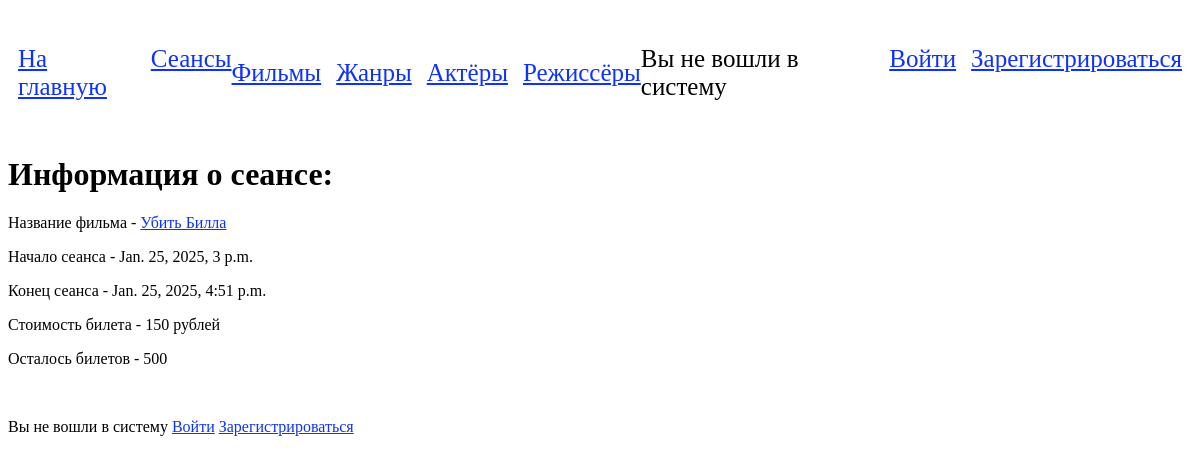
/session_detail/3/, run on an earlier commit of the app's database.
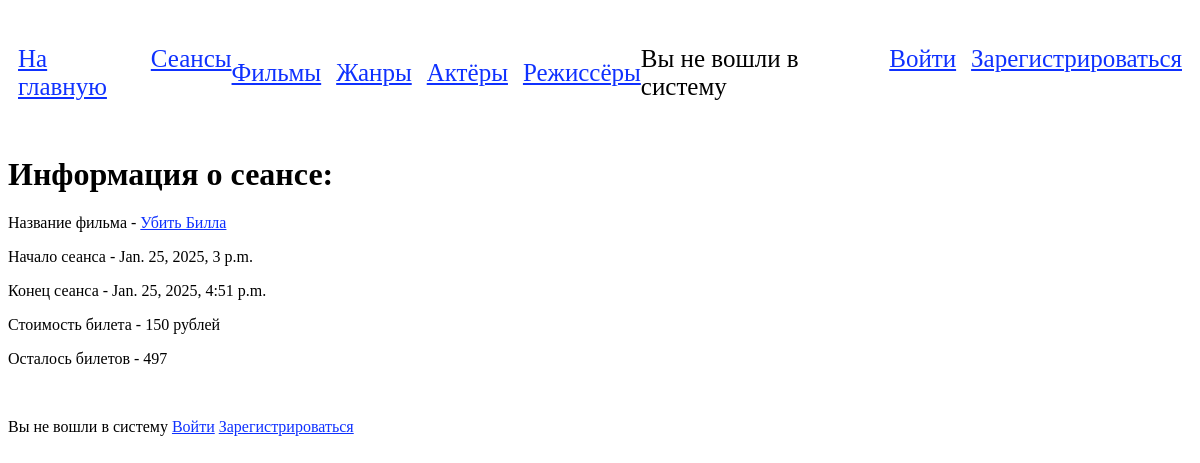
And on a later commit of the database.
### app/models.py (models this page shows, shortened)
class Session(models.Model):
    film = models.ForeignKey(Film, on_delete=models.CASCADE)
    start_time = models.DateTimeField()
    end_time = models.DateTimeField()
    ticket_price = models.IntegerField(default=300)
    tickets_total = models.IntegerField(default=500)
    tickets_sold = models.IntegerField(default=0)

class Film(models.Model):
    name = models.CharField(max_length=100)
    description = models.CharField(max_length=500, null=True)
    release_date = models.DateField()
    director = models.ManyToManyField(Director, related_name='directed_films')
    genre = models.ManyToManyField(Genre)
    actors = models.ManyToManyField(Actor, related_name='acted_films')
    duration = models.IntegerField()  # minutes
    def __str__(self):
        return self.name

### app/views.py (the view)
# urls.py: path('session_detail/<int:session_id>/', views.session_detail, name='session_detail'),
def session_detail(request, session_id):
    session = get_object_or_404(Session, pk=session_id)
    return render(request, 'cinema/session_detail.html', {'session': session})

### templates/cinema/session_detail.html (shortened to what this page needs)
{% extends 'cinema/base.html' %}
{% load static %}
{% block content %}
    <h1>Информация о сеансе:</h1>
    <p>Название фильма - <a href="{% url 'film_detail' session.film.id %}">{{ session.film.name }}</a></p>
    <p>Начало сеанса - {{ session.start_time }}</p>
    <p>Конец сеанса - {{ session.end_time }}</p>
    <p>Стоимость билета - {{ session.ticket_price }} рублей<p>
    {% if session.tickets_total > 0 %}
        <p>Осталось билетов - {{ session.tickets_total }}</p> <br>
        {% if user.is_authenticated %}
            <form action="{% url 'purchase_ticket' session.id %}" method="post">
                {% csrf_token %}
                <button type="submit">Купить билет</button>
            </form>
            {% else %}
                <p>Вы не вошли в систему
                    <a href="{% url 'login' %}">Войти</a>
                    <a href="{% url 'registration' %}">Зарегистрироваться</a>
                </p>
        {% endif %}
        {% else %}
            <p>К сожалению, билетов не осталось.</p>
    {% endif %}
{% endblock %}

### templates/cinema/base.html (shortened to what this page needs)
<!DOCTYPE html>
<html lang="en">
<head>
    {% load static %}
    <link rel="stylesheet" href="{% static 'css/styles.css' %}">
    {% load static %}
</head>
<body>
    {% if not request.path == '/login/' and not request.path == '/registration/' %}
    <header style="display: flex; flex-direction: row; justify-content: space-between; align-items: center; margin: 20px 10px 30px;">
        <div style="display: flex; flex-direction: row; gap: 15px; font-size: 25px">
            <p><a href="{% url '' %}">На главную</a></p>
            <p><a href="{% url 'sessions' %}">Сеансы</a></p>
        </div>
        <div style="display: flex; flex-direction: row; gap: 15px; font-size: 25px">
            <p><a href="{% url 'films' %}">Фильмы</a></p>
            <p><a href="{% url 'genres' %}">Жанры</a></p>
            <p><a href="{% url 'actors' %}">Актёры</a></p>
            <p><a href="{% url 'directors' %}">Режиссёры</a></p>
        </div>
        <div style="display: flex; flex-direction: row; gap: 15px; font-size: 25px">
            {% if user.is_authenticated %}
                <a href="{% url 'my_tickets' user.id %}">Мои билеты</a>
                <form action="{% url 'logout' %}" method="post" style="display:inline;">
                    {% csrf_token %}
                    <button type="submit" class="logout-button">Выйти</button>
                </form>
                {% else %}
                    <p>Вы не вошли в систему</p>
                    <p><a href="{% url 'login' %}">Войти</a></p>
                    <p><a href="{% url 'registration' %}">Зарегистрироваться</a></p>
            {% endif %}
        </div>
    </header>
    {% endif %}
    <main>
        {% block content %}
        {% endblock %}
    </main>
</body>
</html>

### static/css/styles.css (style rules this page uses)
a { color: #0f31ff; }

What changed in the data, as far as the page shows it:
changed Session "Убить Билла": tickets_total "500" → "497"
